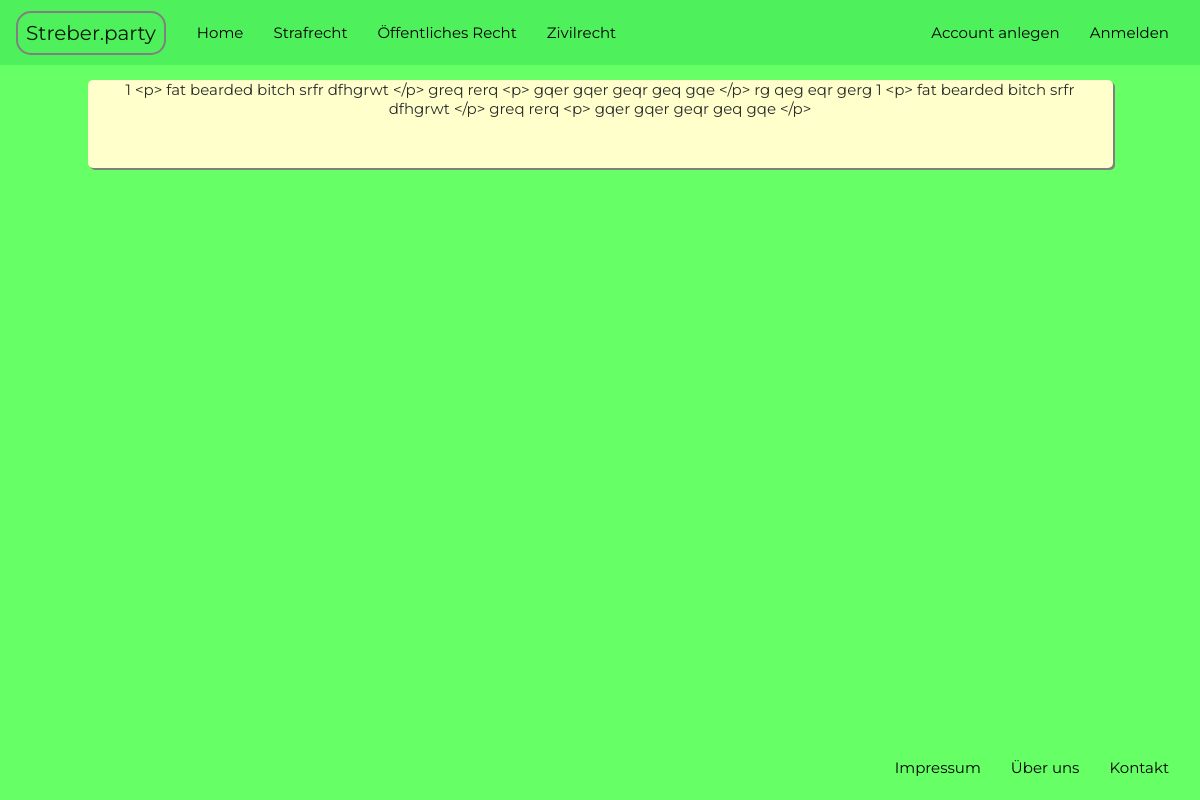
Screenshot of /card/25/ with the database file from the repository.
### reviewer/models.py (models this page shows, shortened)
class Card(models.Model):
    title = models.CharField(max_length=50)
    category = models.ForeignKey(Category, on_delete=models.CASCADE, blank=True, null=True)
    front = models.TextField()
    back = models.TextField()
    explanation = models.TextField(blank=True, null=True)
    users = models.ManyToManyField(User, through='Progress')

### reviewer/views.py (the view)
# urls.py: url(r'^card/(?P<pk>[0-9]+)/$', views.CardDetail.as_view(), name='card_detail'),
class CardDetail(generic.DetailView):
    model = Card

### reviewer/models.py (called while the page is built)
    def __str__(self):
        return self.name

### reviewer/templates/reviewer/card_detail.html (shortened to what this page needs)
{% extends 'reviewer/base.html' %}
{% block content %}
{{ card.front }}
{{ card.back }}
{% endblock %}

### reviewer/static/reviewer/css/reviewer.css (style rules this page uses)
body { background-color: #66ff66; font: 400 15px Montserrat, sans-serif; padding-top: 80px; padding-bottom: 70px; overflow-x:hidden; }

### rows the page displays
Card: front "1 <p> fat bearded bitch srfr dfhgrwt </p> greq rerq <p> gqer gqer geqr geq gqe </p> rg qeg eqr gerg", back "1 <p> fat bearded bitch srfr dfhgrwt </p> greq rerq <p> gqer gqer geqr geq gqe </p>"
